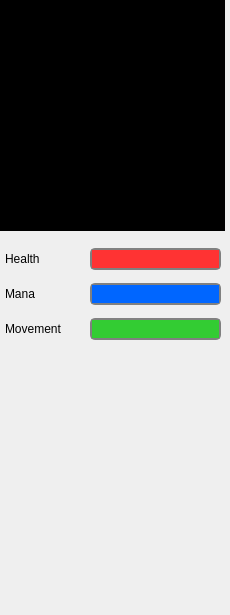
<ui version="4.0" >
 <class>RightWidget</class>
 <widget class="QWidget" name="RightWidget" >
  <property name="geometry" >
   <rect>
    <x>0</x>
    <y>0</y>
    <width>230</width>
    <height>615</height>
   </rect>
  </property>
  <property name="minimumSize" >
   <size>
    <width>230</width>
    <height>615</height>
   </size>
  </property>
  <property name="windowTitle" >
   <string>Form</string>
  </property>
  <widget class="QWidget" name="layoutWidget" >
   <property name="geometry" >
    <rect>
     <x>0</x>
     <y>235</y>
     <width>226</width>
     <height>121</height>
    </rect>
   </property>
   <layout class="QGridLayout" >
    <property name="leftMargin" >
     <number>5</number>
    </property>
    <property name="verticalSpacing" >
     <number>5</number>
    </property>
    <item row="0" column="0" >
     <widget class="QLabel" name="label_health" >
      <property name="sizePolicy" >
       <sizepolicy vsizetype="Preferred" hsizetype="Fixed" >
        <horstretch>0</horstretch>
        <verstretch>0</verstretch>
       </sizepolicy>
      </property>
      <property name="minimumSize" >
       <size>
        <width>80</width>
        <height>0</height>
       </size>
      </property>
      <property name="text" >
       <string>Health</string>
      </property>
     </widget>
    </item>
    <item row="0" column="1" >
     <widget class="QProgressBar" name="bar_health" >
      <property name="minimumSize" >
       <size>
        <width>0</width>
        <height>22</height>
       </size>
      </property>
      <property name="maximumSize" >
       <size>
        <width>16777215</width>
        <height>22</height>
       </size>
      </property>
      <property name="styleSheet" >
       <string>QProgressBar { border: 2px solid gray; border-radius: 5px; }
QProgressBar::chunk {background-color:#FF3333;}</string>
      </property>
      <property name="value" >
       <number>100</number>
      </property>
      <property name="textVisible" >
       <bool>false</bool>
      </property>
     </widget>
    </item>
    <item row="1" column="0" >
     <widget class="QLabel" name="label_mana" >
      <property name="sizePolicy" >
       <sizepolicy vsizetype="Preferred" hsizetype="Fixed" >
        <horstretch>0</horstretch>
        <verstretch>0</verstretch>
       </sizepolicy>
      </property>
      <property name="minimumSize" >
       <size>
        <width>80</width>
        <height>0</height>
       </size>
      </property>
      <property name="text" >
       <string>Mana</string>
      </property>
     </widget>
    </item>
    <item row="1" column="1" >
     <widget class="QProgressBar" name="bar_mana" >
      <property name="minimumSize" >
       <size>
        <width>0</width>
        <height>22</height>
       </size>
      </property>
      <property name="maximumSize" >
       <size>
        <width>16777215</width>
        <height>22</height>
       </size>
      </property>
      <property name="styleSheet" >
       <string>QProgressBar { border: 2px solid gray; border-radius: 5px; }
QProgressBar::chunk {background-color:#0066FF}</string>
      </property>
      <property name="value" >
       <number>100</number>
      </property>
      <property name="textVisible" >
       <bool>false</bool>
      </property>
     </widget>
    </item>
    <item row="2" column="0" >
     <widget class="QLabel" name="label_movement" >
      <property name="sizePolicy" >
       <sizepolicy vsizetype="Preferred" hsizetype="Fixed" >
        <horstretch>0</horstretch>
        <verstretch>0</verstretch>
       </sizepolicy>
      </property>
      <property name="minimumSize" >
       <size>
        <width>80</width>
        <height>0</height>
       </size>
      </property>
      <property name="text" >
       <string>Movement</string>
      </property>
     </widget>
    </item>
    <item row="2" column="1" >
     <widget class="QProgressBar" name="bar_movement" >
      <property name="minimumSize" >
       <size>
        <width>0</width>
        <height>22</height>
       </size>
      </property>
      <property name="maximumSize" >
       <size>
        <width>16777215</width>
        <height>22</height>
       </size>
      </property>
      <property name="styleSheet" >
       <string>QProgressBar { border: 2px solid gray; border-radius: 5px; }
QProgressBar::chunk {background-color:#33CC33;}</string>
      </property>
      <property name="value" >
       <number>100</number>
      </property>
      <property name="textVisible" >
       <bool>false</bool>
      </property>
     </widget>
    </item>
   </layout>
  </widget>
  <widget class="QTextEdit" name="text_map" >
   <property name="geometry" >
    <rect>
     <x>0</x>
     <y>0</y>
     <width>225</width>
     <height>231</height>
    </rect>
   </property>
   <property name="focusPolicy" >
    <enum>Qt::NoFocus</enum>
   </property>
   <property name="styleSheet" >
    <string>QTextEdit { background-color: #000000; font: 10pt "Courier"; color: #FFFFFF;}</string>
   </property>
   <property name="verticalScrollBarPolicy" >
    <enum>Qt::ScrollBarAlwaysOff</enum>
   </property>
   <property name="horizontalScrollBarPolicy" >
    <enum>Qt::ScrollBarAlwaysOff</enum>
   </property>
   <property name="undoRedoEnabled" >
    <bool>false</bool>
   </property>
   <property name="readOnly" >
    <bool>true</bool>
   </property>
   <property name="html" >
    <string>&lt;html>&lt;head>&lt;meta name="qrichtext" content="1" />&lt;style type="text/css">
p, li { white-space: pre-wrap; }
&lt;/style>&lt;/head>&lt;body style=" font-family:'Courier'; font-size:10pt; font-weight:400; font-style:normal;">
&lt;p style="-qt-paragraph-type:empty; margin-top:0px; margin-bottom:0px; margin-left:0px; margin-right:0px; -qt-block-indent:0; text-indent:0px;">&lt;/p>&lt;/body>&lt;/html></string>
   </property>
   <property name="char_width" stdset="0" >
    <number>27</number>
   </property>
   <property name="char_height" stdset="0" >
    <number>11</number>
   </property>
  </widget>
 </widget>
 <layoutdefault spacing="5" margin="5" />
 <resources/>
 <connections/>
 <designerdata>
  <property name="gridDeltaX" >
   <number>5</number>
  </property>
  <property name="gridDeltaY" >
   <number>5</number>
  </property>
  <property name="gridSnapX" >
   <bool>true</bool>
  </property>
  <property name="gridSnapY" >
   <bool>true</bool>
  </property>
  <property name="gridVisible" >
   <bool>true</bool>
  </property>
 </designerdata>
</ui>
